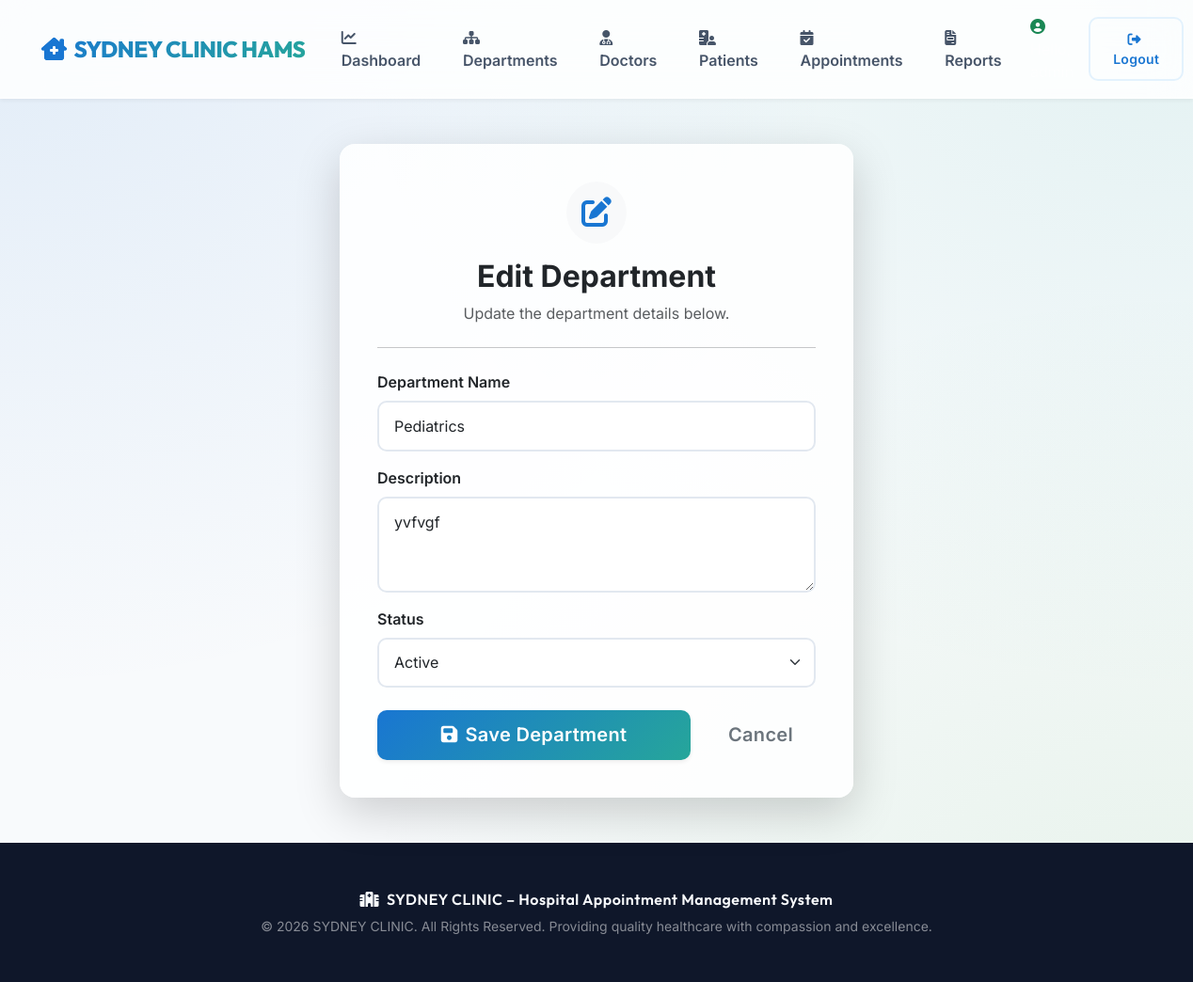
Page /admin-panel/departments/edit/1/ (signed in) on the committed database.
### appointments/models.py (models this page shows, shortened)
class Department(models.Model):
    STATUS_CHOICES = [
        ('Active', 'Active'),
        ('Inactive', 'Inactive'),
    ]
    department_name = models.CharField(max_length=100, unique=True)
    description = models.TextField(blank=True, default='')
    status = models.CharField(max_length=10, choices=STATUS_CHOICES, default='Active')

### appointments/views.py (the view)
# urls.py: path('admin-panel/departments/edit/<int:dept_id>/', views.admin_edit_department, name='admin_edit_department'),
@user_passes_test(admin_required, login_url='admin_login')
def admin_edit_department(request, dept_id):
    department = get_object_or_404(Department, id=dept_id)
    if request.method == 'POST':
        form = DepartmentForm(request.POST, instance=department)
        if form.is_valid():
            form.save()
            messages.success(request, "Department updated successfully!")
            return redirect('admin_manage_departments')
    else:
        form = DepartmentForm(instance=department)
    return render(request, 'admin/edit_department.html', {'form': form, 'department': department})

### appointments/forms.py
class DepartmentForm(forms.ModelForm):
    class Meta:
        model = Department
        fields = ['department_name', 'description', 'status']
        widgets = {
            'department_name': forms.TextInput(attrs={'class': 'form-control', 'placeholder': 'e.g., Cardiology'}),
            'description': forms.Textarea(attrs={'class': 'form-control', 'rows': 3, 'placeholder': 'Provide a description...'}),
            'status': forms.Select(attrs={'class': 'form-select'}),
        }

### appointments/views.py (called while the page is built)
def admin_required(user):
    return user.is_authenticated and user.is_staff

### templates/admin/edit_department.html (shortened to what this page needs)
{% extends 'base.html' %}
{% block content %}
<div class="row justify-content-center">
    <div class="col-md-6">
        <div class="card glass-card border-0 shadow-lg p-4">
            <div class="card-body">
                <div class="text-center mb-4">
                    <span class="p-3 bg-light rounded-circle d-inline-block mb-3 text-teal" style="color: var(--primary-color);">
                        <i class="fa-solid fa-pen-to-square fa-2x"></i>
                    </span>
                    <h2 class="fw-bold">Edit Department</h2>
                    <p class="text-muted">Update the department details below.</p>
                </div>
                <hr class="mb-4">
                <form method="POST">
                    <div class="mb-3">
                        <label for="{{ form.department_name.id_for_label }}" class="form-label fw-semibold">Department Name</label>
                        {{ form.department_name }}
                    </div>
                    <div class="mb-3">
                        <label for="{{ form.description.id_for_label }}" class="form-label fw-semibold">Description</label>
                        {{ form.description }}
                    </div>
                    <div class="mb-3">
                        <label for="{{ form.status.id_for_label }}" class="form-label fw-semibold">Status</label>
                        {{ form.status }}
                    </div>
                    <div class="mt-4 d-flex gap-3">
                        <button type="submit" class="btn btn-primary btn-lg flex-grow-1 shadow-sm">
                            <i class="fa-solid fa-save me-2"></i>Save Department
                        </button>
                        <a href="{% url 'admin_manage_departments' %}" class="btn btn-outline-secondary btn-lg">Cancel</a>
                    </div>
                </form>
            </div>
        </div>
    </div>
</div>
{% endblock %}

### static/css/style.css (style rules this page uses)
:root { --primary-color: #1976D2; --primary-hover: #1565C0; --primary-light: #E3F2FD; --secondary-color: #26A69A; --secondary-hover: #00897B; --accent-color: #4CAF50; --accent-hover: #43A047; --success-color: #10B981; --danger-color: #EF4444; --warning-color: #F59E0B; --info-color: #3B82F6; --light-bg: #F8FAFC; --white: #ffffff; --border-radius: 16px; --shadow-sm: 0 2px 4px rgba(0,0,0,0.05); --shadow-md: 0 8px 16px rgba(0,0,0,0.08); --shadow-lg: 0 20px 40px rgba(0,0,0,0.12); --glass-bg: rgba(255, 255, 255, 0.85); --glass-border: rgba(255, 255, 255, 0.6); --glass-blur: blur(20px); --gradient-primary: linear-gradient(135deg, #1976D2 0%, #26A69A 100%); --glow-primary: 0 0 20px rgba(25, 118, 210, 0.3); --glow-secondary: 0 0 20px rgba(38, 166, 154, 0.3); }
body { font-family: 'Inter', 'Outfit', -apple-system, BlinkMacSystemFont, "Segoe UI", Roboto, sans-serif; background: #F8FAFC; background-image: radial-gradient(at 0% 0%, hsla(211, 79%, 46%, 0.1) 0px, transparent 50%), radial-gradient(at 100% 0%, hsla(174, 62%, 40%, 0.1) 0px, transparent 50%), radial-gradient(at 100% 100%, hsla(122, 39%, 49%, 0.1) 0px, transparent 50%); background-attachment: fixed; color: #334155; min-height: 100vh; display: flex; flex-direction: column; }
.glass-card { background: var(--glass-bg); backdrop-filter: var(--glass-blur); -webkit-backdrop-filter: var(--glass-blur); border: 1px solid var(--glass-border); border-radius: var(--border-radius); box-shadow: var(--shadow-md); transition: all 0.4s cubic-bezier(0.175, 0.885, 0.32, 1.275); overflow: hidden; }
.btn { border-radius: 10px; padding: 0.7rem 1.5rem; font-weight: 600; transition: all 0.3s ease; letter-spacing: 0.3px; border: none; }
.btn-primary { background: var(--gradient-primary); color: white; box-shadow: 0 4px 10px rgba(25, 118, 210, 0.3); }
.form-control, .form-select { border-radius: 10px; border: 2px solid #E2E8F0; padding: 0.8rem 1rem; transition: all 0.3s ease; background-color: rgba(255, 255, 255, 0.9); }

### rows in the picture
Department: department_name "Pediatrics", description "yvfvgf", status "Active"
